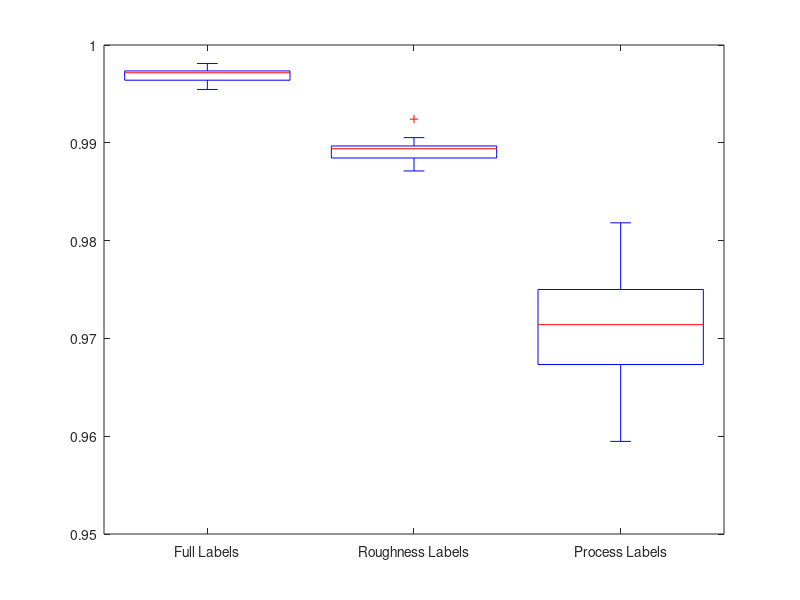

The MATLAB source for this figure:
%% 64p Dataset
acc_full = [0.996969696969697; 0.9954545454545455; 0.9962121212121212;
    0.9973484848484848; 0.9981060606060606; 0.996969696969697;
    0.9958333333333333; 0.9973484848484848; 0.9977272727272727;
    0.9973484848484848];

acc_roughness = [0.9893939393939394; 0.9924242424242424; 0.9893939393939394; 
    0.9897727272727272; 0.9882575757575758; 0.9893939393939394;
	0.990530303030303; 0.9871212121212121; 0.9882575757575758; 
    0.9890151515151515];

acc_process = [0.9818181818181818; 0.9715909090909091; 0.975; 0.975; 
    0.959469696969697; 0.9712121212121212; .9704545454545455; 
    0.9772727272727273; 0.9617424242424243; 0.9662878787878788];
					 
acc_ab = 0.16666666666666666;
acc_ba = 0.4100757575757576;

figure
acc_64p = [acc_full acc_roughness acc_process];
boxplot(acc_64p, 'Labels',... 
    {'Full Labels','Roughness Labels','Process Labels'})